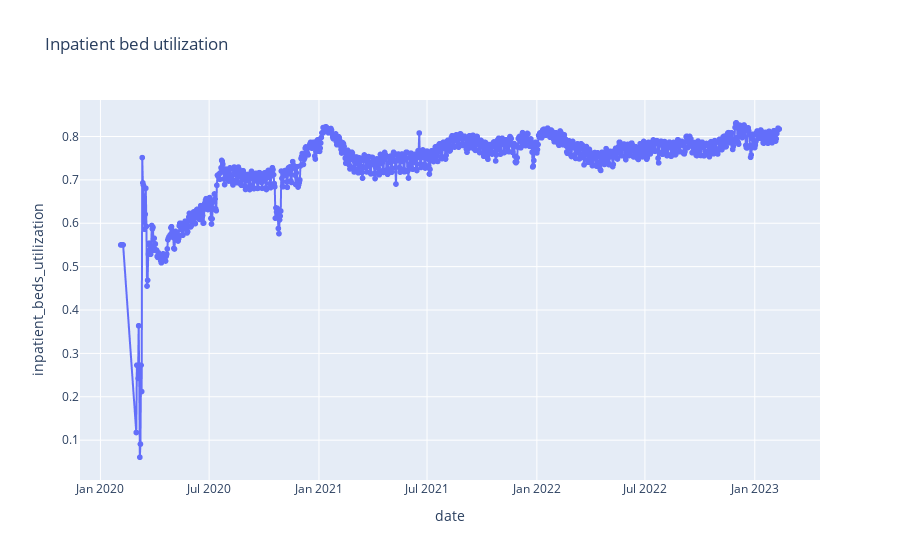

Notebook cell for this chart:
### Code cell
import plotly.express as px
fig = px.line(state_data, x="date", y="inpatient_beds_utilization", title='Inpatient bed utilization',markers=True)
#fig.add_scatter(x=state_data['date'], y=state_data['inpatient_beds'])
fig.show()

### Figure 1 — Plotly figure (JSON) as saved in the notebook; plotly's stock layout.template omitted (floating-point values rounded to 4 significant figures; data arrays with more than 128 entries replaced by an {"elided": "..."} marker saying what was removed)
{"data": [{"hovertemplate": "date=%{x}<br>inpatient_beds_utilization=%{y}<extra></extra>", "legendgroup": "", "line": {"color": "#636efa", "dash": "solid"}, "marker": {"symbol": "circle"}, "mode": "lines+markers", "name": "", "showlegend": false, "type": "scattergl", "x": {"elided": "1083 str values"}, "xaxis": "x", "y": {"elided": "1083 float values"}, "yaxis": "y"}], "layout": {"legend": {"tracegroupgap": 0}, "title": {"text": "Inpatient bed utilization"}, "xaxis": {"anchor": "y", "domain": [0, 1], "title": {"text": "date"}}, "yaxis": {"anchor": "x", "domain": [0, 1], "title": {"text": "inpatient_beds_utilization"}}}}
